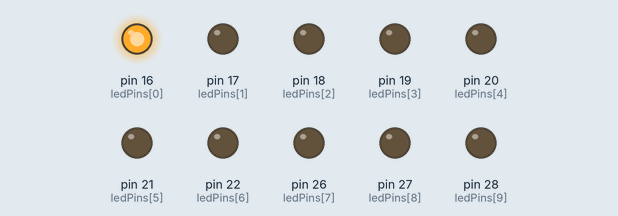
Bench run of a sketch on a simulated Arduino Mega 2560, built with avr-gcc and run on an emulated ATmega2560. Shown: output pins drawn as LEDs (lit = HIGH).

Above: at 0.02 s.
At 0.32 s:
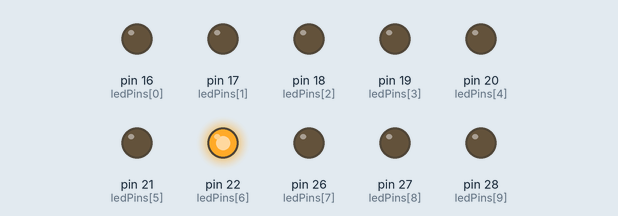
At 0.62 s:
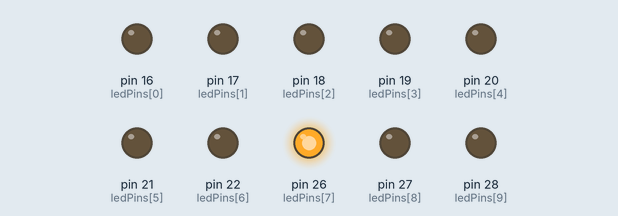
At 1.27 s:
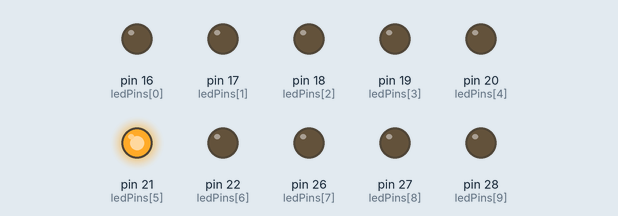
At 1.87 s:
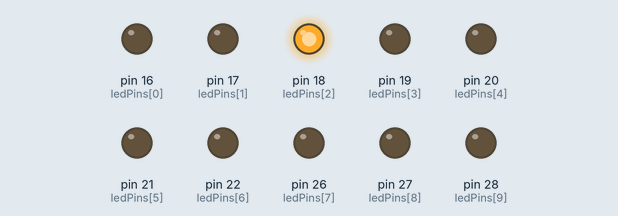
At 2.5 s:
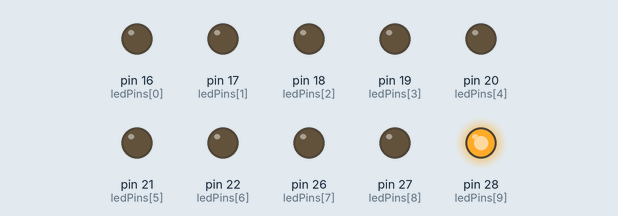
Timing chart, 0 to 3.0 s (numbered marks = the images above):
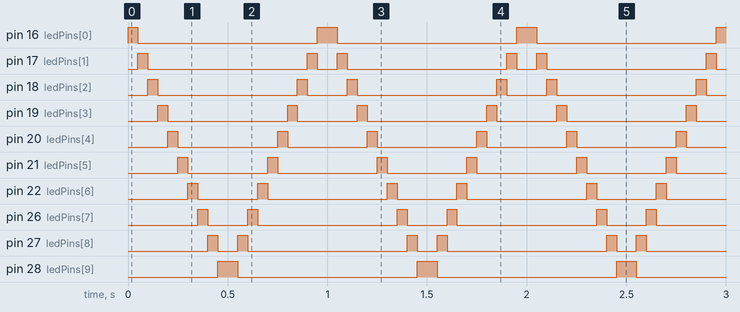

The sketch:

Sketch_03.1_FlowingLight.ino
```cpp
/**********************************************************************
  Filename    : FlowingLight
  Description : Using ledbar to demonstrate flowing lamp.
  Auther      : www.freenove.com
  Modification: 2021/10/13
**********************************************************************/
byte ledPins[] = {16, 17, 18, 19, 20, 21, 22, 26, 27, 28};
int ledCounts;
unsigned long ldelay;

void setup() {
  ldelay=50;
  ledCounts = sizeof(ledPins);
  for (int i = 0; i < ledCounts; i++) {
    pinMode(ledPins[i], OUTPUT);
  }
}

void loop() {
  digitalWrite(LED_BUILTIN,HIGH);
  for (int i = 0; i < ledCounts; i++) {
    digitalWrite(ledPins[i], HIGH);
    delay(ldelay);
    digitalWrite(ledPins[i], LOW);
  }
  for (int i = ledCounts - 1; i > -1; i--) {
    digitalWrite(ledPins[i], HIGH);
    delay(ldelay);
    digitalWrite(ledPins[i], LOW);
  }
}
```

Measured:
- by itself, pin 16 (ledPins[0]), pin 28 (ledPins[9]): alternates HIGH for 0.10 s and LOW for 0.90 s
- by itself, pin 17 (ledPins[1]): repeats every 1.0 s: LOW 0.80 s, HIGH 0.05 s, LOW 0.10 s, HIGH 0.05 s
- by itself, pin 18 (ledPins[2]): repeats every 1.0 s: LOW 0.70 s, HIGH 0.05 s, LOW 0.20 s, HIGH 0.05 s
- by itself, pin 19 (ledPins[3]): repeats every 1.0 s: LOW 0.60 s, HIGH 0.05 s, LOW 0.30 s, HIGH 0.05 s
- by itself, pin 20 (ledPins[4]): alternates HIGH for 0.05 s and LOW for 0.50 s
- by itself, pin 21 (ledPins[5]): alternates HIGH for 0.05 s and LOW for 0.40 s
- by itself, pin 22 (ledPins[6]): repeats every 1.0 s: LOW 0.30 s, HIGH 0.05 s, LOW 0.60 s, HIGH 0.05 s
- by itself, pin 26 (ledPins[7]): repeats every 1.0 s: LOW 0.20 s, HIGH 0.05 s, LOW 0.70 s, HIGH 0.05 s
